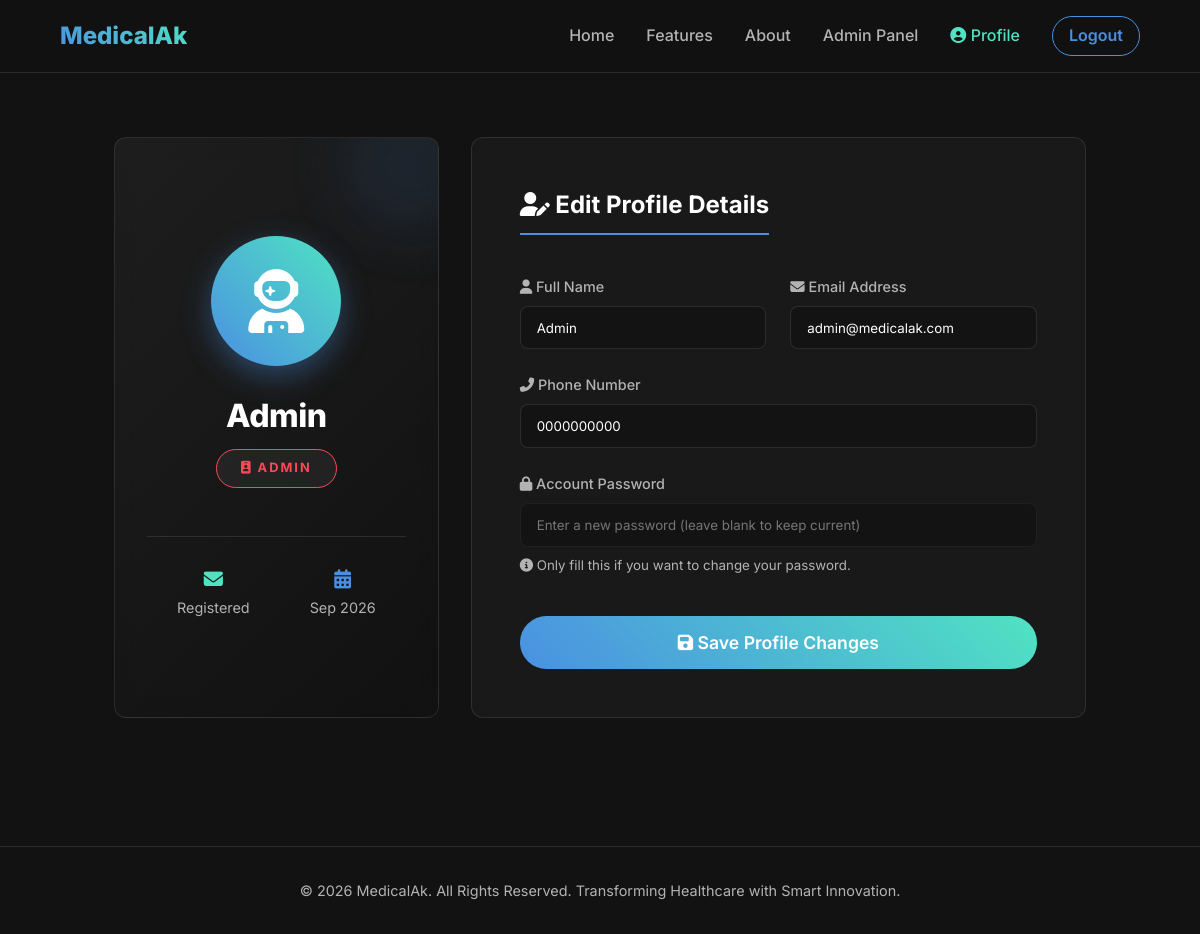
The app's page /profile.php (signed in) with its own data.
### tables this page shows
CREATE TABLE IF NOT EXISTS users (
    id INT AUTO_INCREMENT PRIMARY KEY,
    name VARCHAR(100) NOT NULL,
    email VARCHAR(100) UNIQUE NOT NULL,
    phone VARCHAR(15) NOT NULL,
    password VARCHAR(255) NOT NULL,
    role ENUM('patient', 'doctor', 'rmp', 'admin') DEFAULT 'patient',
    specialization VARCHAR(100) DEFAULT NULL,  
    latitude DECIMAL(10,8) DEFAULT NULL,  
    longitude DECIMAL(11,8) DEFAULT NULL,
    created_at TIMESTAMP DEFAULT CURRENT_TIMESTAMP
);

### profile.php (the view, shortened to what this page needs)
<?php
require_once 'config.php';
include 'includes/header.php';
$user_id = $_SESSION['user_id'];
$user = $conn->query("SELECT * FROM users WHERE id=$user_id")->fetch_assoc();
?>
<div class="profile-layout" style="display: flex; gap: 2rem; max-width: 1100px; margin: 2rem auto; flex-wrap: wrap; padding: 0 5%;">
    <div class="glass-panel" style="flex: 1; min-width: 300px; text-align: center; padding: 3rem 2rem; display: flex; flex-direction: column; align-items: center; justify-content: center; background: linear-gradient(135deg, rgba(255,255,255,0.05) 0%, rgba(255,255,255,0) 100%); position: relative; overflow: hidden;">
        <div style="position: absolute; top: -50px; right: -50px; width: 150px; height: 150px; background: var(--primary-color); border-radius: 50%; opacity: 0.1; filter: blur(30px);"></div>
        <div style="width: 130px; height: 130px; border-radius: 50%; background: linear-gradient(45deg, var(--primary-color), var(--secondary-color)); display: flex; align-items: center; justify-content: center; margin-bottom: 1.5rem; box-shadow: 0 10px 30px rgba(74, 144, 226, 0.4);">
            <i class="fas fa-user-astronaut" style="font-size: 4rem; color: #fff;"></i>
        </div>
        <h2 style="font-size: 2rem; margin-bottom: 0.5rem; font-weight: 800; letter-spacing: -0.5px;"><?php echo htmlspecialchars($user['name']); ?></h2>
        <?php
            $badge_color = 'var(--text-secondary)';
            if($user['role'] == 'admin') $badge_color = '#ff4757';
        ?>
        <p style="background: rgba(255,255,255,0.05); color: <?php echo $badge_color; ?>; padding: 0.5rem 1.5rem; border-radius: 30px; font-weight: bold; text-transform: uppercase; letter-spacing: 2px; font-size: 0.8rem; margin-bottom: 1rem; border: 1px solid <?php echo $badge_color; ?>;">
            <i class="fas fa-id-badge"></i> <?php echo $user['role']; ?>
        </p>
        <div style="width: 100%; height: 1px; background: var(--glass-border); margin: 2rem 0;"></div>
        <div style="width: 100%; display: flex; justify-content: space-around; color: var(--text-secondary); font-size: 0.9rem;">
            <div>
                <i class="fas fa-envelope" style="display: block; margin-bottom: 0.5rem; font-size: 1.2rem; color: var(--secondary-color);"></i>
                <span>Registered</span>
            </div>
            <div>
                <i class="fas fa-calendar-alt" style="display: block; margin-bottom: 0.5rem; font-size: 1.2rem; color: var(--primary-color);"></i>
                <span><?php echo date('M Y', strtotime($user['created_at'])); ?></span>
            </div>
        </div>
    </div>
    <div class="glass-panel" style="flex: 2; min-width: 400px; padding: 3rem;">
        <h3 style="margin-bottom: 2.5rem; border-bottom: 2px solid var(--primary-color); display: inline-block; padding-bottom: 0.5rem; font-size: 1.5rem;"><i class="fas fa-user-edit"></i> Edit Profile Details</h3>
        <form method="POST" action="">
            <div style="display: flex; gap: 1.5rem; margin-bottom: 1.5rem;">
                <div class="form-group" style="flex: 1; margin: 0;">
                    <label style="font-weight: 500;"><i class="fas fa-user"></i> Full Name</label>
                    <input type="text" name="name" class="form-control" value="<?php echo htmlspecialchars($user['name']); ?>" required style="background: rgba(0,0,0,0.2);">
                </div>
                <div class="form-group" style="flex: 1; margin: 0;">
                    <label style="font-weight: 500;"><i class="fas fa-envelope"></i> Email Address</label>
                    <input type="email" name="email" class="form-control" value="<?php echo htmlspecialchars($user['email']); ?>" required style="background: rgba(0,0,0,0.2);">
                </div>
            </div>
            <div class="form-group" style="margin-bottom: 1.5rem;">
                <label style="font-weight: 500;"><i class="fas fa-phone-alt"></i> Phone Number</label>
                <input type="text" name="phone" class="form-control" value="<?php echo htmlspecialchars($user['phone']); ?>" required style="background: rgba(0,0,0,0.2);">
            </div>
            <div class="form-group" style="margin-bottom: 2.5rem;">
                <label style="font-weight: 500;"><i class="fas fa-lock"></i> Account Password</label>
                <input type="password" name="password" class="form-control" placeholder="Enter a new password (leave blank to keep current)" style="background: rgba(0,0,0,0.2); border-color: rgba(255,255,255,0.05);">
                <small style="color: var(--text-secondary); display: block; margin-top: 0.5rem;"><i class="fas fa-info-circle"></i> Only fill this if you want to change your password.</small>
            </div>
            <button type="submit" name="update_profile" class="btn btn-primary" style="width: 100%; font-size: 1.1rem; padding: 1rem;"><i class="fas fa-save"></i> Save Profile Changes</button>
        </form>
    </div>
</div>
<?php include 'includes/footer.php'; ?>

### css/style.css (style rules this page uses)
:root { --primary-color: #4a90e2; --secondary-color: #50e3c2; --dark-bg: #121212; --darker-bg: #0a0a0a; --card-bg: rgba(255, 255, 255, 0.05); --text-primary: #ffffff; --text-secondary: #b3b3b3; --accent: #f5a623; --border-radius: 12px; --transition: all 0.3s ease; --glass-bg: rgba(255, 255, 255, 0.03); --glass-border: rgba(255, 255, 255, 0.1); }
* { margin: 0; padding: 0; box-sizing: border-box; font-family: 'Inter', -apple-system, sans-serif; }
body { background-color: var(--dark-bg); color: var(--text-primary); line-height: 1.6; min-height: 100vh; display: flex; flex-direction: column; }
.glass-panel { background: var(--glass-bg); backdrop-filter: blur(10px); -webkit-backdrop-filter: blur(10px); border: 1px solid var(--glass-border); border-radius: var(--border-radius); }
.btn { padding: 0.6rem 1.5rem; border-radius: 30px; border: none; font-weight: 600; cursor: pointer; transition: var(--transition); text-decoration: none; display: inline-block; text-align: center; }
.btn-primary { background: linear-gradient(45deg, var(--primary-color), var(--secondary-color)); color: #fff; }
.form-group { margin-bottom: 1.5rem; }
.form-group label { display: block; margin-bottom: 0.5rem; color: var(--text-secondary); font-size: 0.9rem; }
.form-control { width: 100%; padding: 0.8rem 1rem; background: rgba(255, 255, 255, 0.05); border: 1px solid var(--glass-border); border-radius: 8px; color: #fff; transition: var(--transition); }

### records on screen
users: name "Admin", role "ADMIN", created_at "Sep 2026", email "admin@medicalak.com", phone "0000000000"
